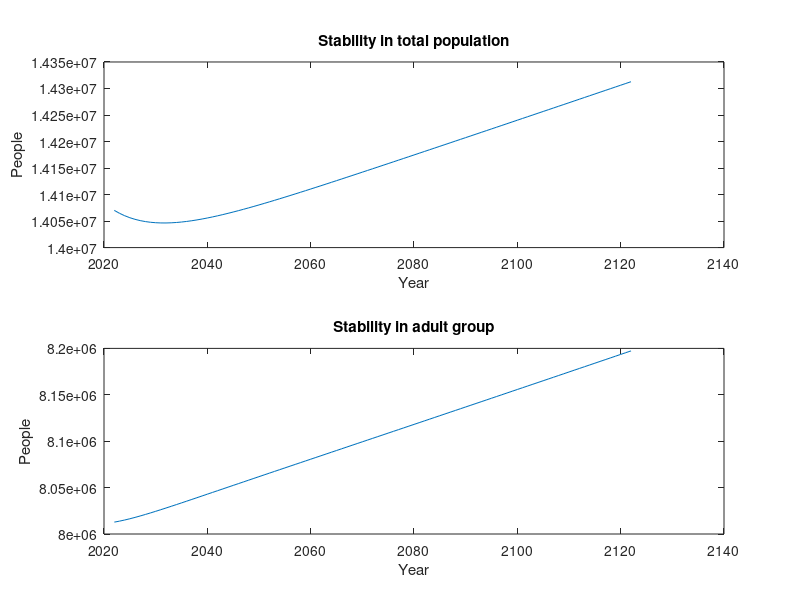

Write the MATLAB code that produced this figure.
b = 2.55; 
dc = 0.1; 
da = 0.4; 
N1 = 1225167;
N2 = 2819231;
N3 = 8012811;
N4 = 2012903;
N = [N1; N2; N3; N4];

L = [ (1 - dc/100)*5/6, 0, b/100, 0; (1 - dc/100)*1/6, 13/14, 0, 0; 0, 1/14, 39/40, 0; 0, 0, 1/40, (1 - da/100)*9/10 ];

for n = 1:100
    N(:, n + 1) = L * N(:, n);
end

subplot(2,1,1)
years = 2022:2122;
plot(years,sum(N))
title('Stability in total population')
xlabel('Year')
ylabel('People')

subplot(2,1,2)
plot(years, N(3,:))
title('Stability in adult group')
xlabel('Year')
ylabel('People')